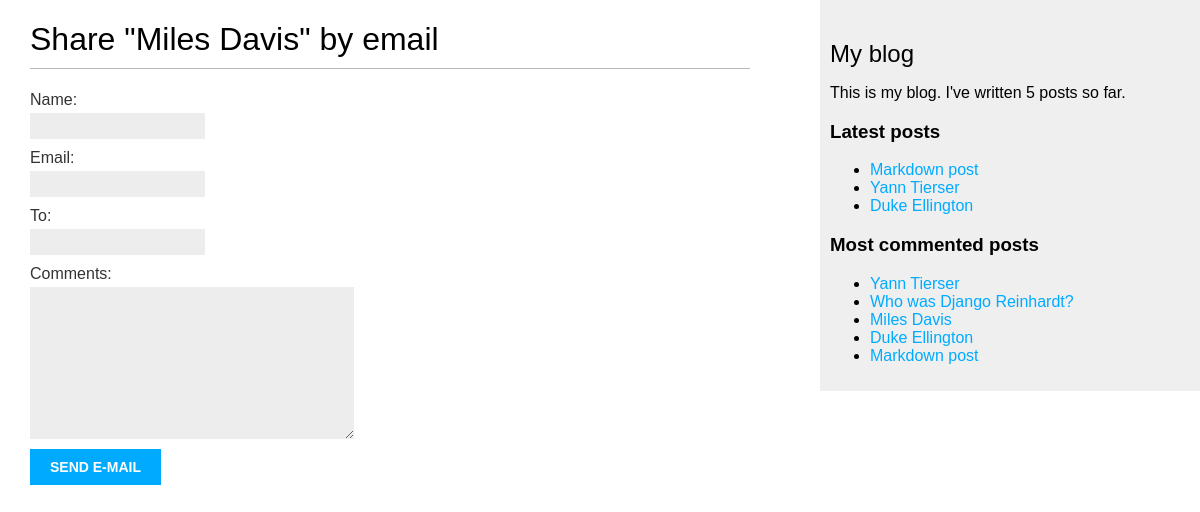
/blog/2/share/, run on the app's committed database.
### blog/models.py (models this page shows, shortened)
class Post(models.Model):
    class Status(models.TextChoices):
        DRAFT = "DF", "Draft"
        PUBLISHED = "PB", "Published"
    tags = TaggableManager()
    title = models.CharField(max_length=250)
    slug = models.SlugField(max_length=250, unique_for_date="publish")  # new
    author = models.ForeignKey(
        User, on_delete=models.CASCADE, related_name="blog_posts"
    )
    body = models.TextField()
    publish = models.DateTimeField(default=timezone.now)
    created = models.DateTimeField(auto_now_add=True)
    updated = models.DateTimeField(auto_now=True)
    status = models.CharField(
        max_length=2, choices=Status.choices, default=Status.DRAFT
    )
    objects = models.Manager()  # The default manager.
    published = PublishedManager()  # Our custom manager.
    class Meta:
        ordering = ["-publish"]
        indexes = [
            models.Index(fields=["-publish"]),
        ]
    def get_absolute_url(self):  # new
        return reverse(
            "blog:post_detail",
            args=[self.publish.year, self.publish.month, self.publish.day, self.slug],
        )

### blog/views.py (the view)
# urls.py: path("<int:post_id>/share/", views.post_share, name="post_share"),
def post_share(request, post_id):
    post = get_object_or_404(Post, id=post_id, status=Post.Status.PUBLISHED)
    sent = False
    if request.method == "POST":
        form = EmailPostForm(request.POST)
        if form.is_valid():
            cd = form.cleaned_data
            post_url = request.build_absolute_uri(post.get_absolute_url())
            subject = f"{cd['name']} recommends you read f{post.title}"
            message = (
                f"Read {post.title} at {post_url}\n\n"
                f"{cd['name']}'s comments: {cd['comments']}"
            )
            send_mail(subject, message, "mahmoudreda457@gmail.com", [cd["to"]])
            sent = True
    else:
        form = EmailPostForm()
    return render(
        request, "blog/post/share.html", {"post": post, "form": form, "sent": sent}
    )

### blog/forms.py
class EmailPostForm(forms.Form):
    name = forms.CharField(max_length=25)
    email = forms.EmailField()
    to = forms.EmailField()
    comments = forms.CharField(required=False, widget=forms.Textarea)

### blog/models.py (called while the page is built)
    def get_queryset(self):
        return super().get_queryset().filter(status=Post.Status.PUBLISHED)

### blog/templatetags/blog_tags.py (called while the page is built)
@register.simple_tag
def total_posts():
    return Post.published.count()

@register.inclusion_tag("blog/post/latest_posts.html")
def show_latest_posts(count=5):
    latest_posts = Post.published.order_by("-publish")[:count]
    return {"latest_posts": latest_posts}

@register.simple_tag
def get_most_commented_posts(count=5):
    return Post.published.annotate(total_comments=Count("comments")).order_by(
        "-total_comments",
    )[:count]

### blog/templates/blog/post/share.html (shortened to what this page needs)
{% extends 'blog/base.html' %}
{% block content %}
{% if sent %}
<h1>E-mail successfully sent</h1>
<p>"{{ post.title }}" was successfully sent to {{ form.cleaned_data.to }}.</p>
{% else %}
<h1>Share "{{ post.title }}" by email</h1>
<form method="post">
    {{ form.as_p }}
    <input type="submit" value="Send e-mail">
</form>
{% endif %}
{% endblock %}

### blog/templates/blog/base.html (shortened to what this page needs)
{% load blog_tags %}
{% load static %}
<!DOCTYPE html>
<html>
<head>
    <link href="{% static " css/blog.css" %}" rel="stylesheet">
</head>
<body>
    <div id="content">
        {% block content %}
        {% endblock %}
    </div>
    <div id="sidebar">
        <h2>My blog</h2>
        <p>
            This is my blog.
            I've written {% total_posts %} posts so far.
        </p>
        <h3>Latest posts</h3>
        {% show_latest_posts 3 %}
        <h3>Most commented posts</h3>
        {% get_most_commented_posts as most_commented_posts %}
        <ul>
            {% for post in most_commented_posts %}
            <li>
                <a href="{{ post.get_absolute_url }}">
                    {{ post.title }}
                </a>
            </li>
            {% endfor %}
        </ul>
    </div>
</body>
</html>

### blog/templates/blog/post/latest_posts.html
<ul>
    {% for post in latest_posts %}
    <li>
        <a href="{{ post.get_absolute_url }}">
            {{ post.title }}
        </a>
    </li>
    {% endfor %}
</ul>

### blog/static/css/blog.css (style rules this page uses)
body { margin: 0; padding: 0; font-family: helvetica, sans-serif; }
a { color: #00abff; text-decoration: none; }
h1 { font-weight: normal; border-bottom: 1px solid #bbb; padding: 0 0 10px 0; }
h2 { font-weight: normal; margin: 30px 0 0; }
#content { float: left; width: 60%; padding: 0 0 0 30px; }
#sidebar { float: right; width: 30%; padding: 10px; background: #efefef; height: 100%; }
label { float: left; clear: both; color: #333; margin-bottom: 4px; }
input, textarea { clear: both; float: left; margin: 0 0 10px; background: #ededed; border: 0; padding: 6px 10px; font-size: 12px; }
input[type=submit] { font-weight: bold; background: #00abff; color: #fff; padding: 10px 20px; font-size: 14px; text-transform: uppercase; }

### data on the page
Post: title "Miles Davis"
Post: title "Markdown post"
Post: title "Yann Tierser"
Post: title "Duke Ellington"
Post: title "Who was Django Reinhardt?"
